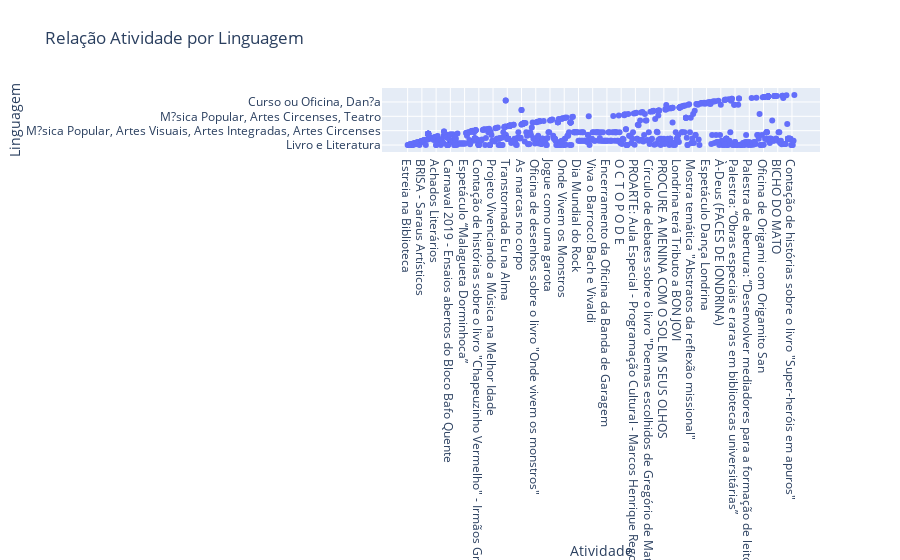

The cell this chart's notebook holds for it:
### Code cell
# Criando gráfico
trace = go.Scatter(x = df_filtrocolunas['Atividade'],
                   y = df_filtrocolunas['Linguagem'],
                   mode = 'markers')
# Armazenando gráfico em uma lista
data = [trace]
# Criando Layout
layout = go.Layout(title='Relação Atividade por Linguagem',
                   yaxis={'title':'Linguagem'},
                   xaxis={'title': 'Atividade'})
# Criando figura que será exibida
fig = go.Figure(data=data, layout=layout)
# Exibindo figura/gráfico
py.iplot(fig)

### Figure 1 — Plotly figure (JSON) as saved in the notebook; plotly's stock layout.template omitted (floating-point values rounded to 4 significant figures; data arrays with more than 128 entries replaced by an {"elided": "..."} marker saying what was removed)
{"data": [{"mode": "markers", "type": "scatter", "x": {"elided": "753 str values"}, "y": {"elided": "753 str values"}}], "layout": {"title": {"text": "Relação Atividade por Linguagem"}, "xaxis": {"title": {"text": "Atividade"}}, "yaxis": {"title": {"text": "Linguagem"}}}}
